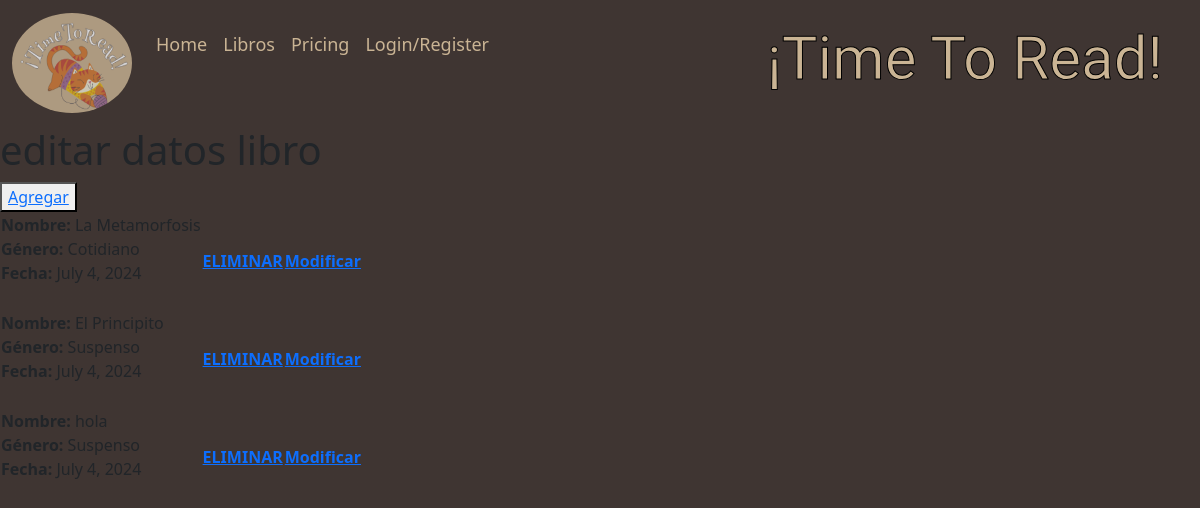
/proyecto/libro_del/7 (signed in), run on the app's committed database.
### proyecto/models.py (models this page shows)
class Libro(models.Model):
    nombre          = models.CharField(primary_key=True, max_length=60)
    fecha           = models.DateField(blank=False, null=False)
    id_genero       = models.ForeignKey('genero',on_delete=models.CASCADE, db_column='idGenero')
    activo          = models.IntegerField()

class Genero(models.Model):
    id_genero = models.AutoField(db_column='idGenero', primary_key=True)
    genero = models.CharField(max_length=20, blank=False, null=False)

### proyecto/views.py (the view)
# urls.py: path('libro_del/<str:pk>', views.libros_del, name='libro_del'),
@login_required
def libros_del(request,pk):
    context={}
    try:
        libro=Libro.objects.get(nombre=pk)
        libro.delete()
        mensaje="Bien, datos eliminados..."
        libros = Libro.objects.all()
        context = {'libros': libros, 'mensaje': mensaje}
        return render (request, 'proyecto/libro_list.html', context)
    except:
        mensaje = "No hay libros disponibles..."
        libros = Libro.objects.all()
        context = {'libros': libros, 'mensaje': mensaje}
        return render (request, 'proyecto/libro_list.html', context)

### proyecto/templates/proyecto/libro_list.html (shortened to what this page needs)
<!doctype html>
<html lang="es">
  <head>
    {% load static %}
    <link href="https://cdn.jsdelivr.net/npm/bootstrap@5.3.3/dist/css/bootstrap.min.css" rel="stylesheet">
    <link rel="stylesheet" href="{% static 'css/fondoTitulos.css' %}">
    <link rel="stylesheet" href="{% static 'css/logo.css' %}">
    <link rel="stylesheet" href="{% static 'css/letras.css' %}">
    <link rel="stylesheet" href="{% static 'css/fondo.css' %}">
  </head>
  <body>
    <nav class="navbar navbar-expand-lg bg-transparent" >
      <div class="container-fluid">
        <a class="navbar-brand" href="#">
        <img src="{% static 'img/logo1.png' %}">
        </a>
        <div class="collapse navbar-collapse" id="navbarNav">
          <ul class="navbar-nav">
            <li class="nav-item">
              <a class="nav-link" aria-current="page" href="{% url 'inicio' %}">Home</a>
            </li>
            <li class="nav-item">
              <a class="nav-link" href="{% url 'portadas' %}">Libros</a>
            </li>
            <li class="nav-item">
              <a class="nav-link" href="#">Pricing</a>
            </li>
            <li class="nav-item">
              <a class="nav-link " href="login.html">Login/Register</a>
            </li>
            <li class="titulo">
              <h1 id="timetoread">¡Time To Read!</h1>
            </li>
          </ul>
        </div>
      </div>
    </nav>
    <div class="editar_datos">
      <h1>editar datos libro</h1>
      <button type="button">
        <a href="{% url 'librosAdd' %}">Agregar</a>
      </button>
    </div>
    <table>
      {% if libros %}
        {% for x in libros %}
      <td>
        <strong>Nombre:</strong> {{ x.nombre }}<br>
        <strong>Género:</strong> {{ x.id_genero.genero }}<br>
        <strong>Fecha:</strong> {{ x.fecha }}<br>
              <br>
            <th> <a href="{% url 'libro_del' pk=x.nombre %}">ELIMINAR</a>
            <th> <a href="{% url 'libros_findEdit' pk=x.nombre %}">Modificar</a>
          {% endfor %}
        {% endif %}
    </table>
</body>
</html>

### proyecto/static/css/fondoTitulos.css (style rules this page uses)
.navbar-brand img { width: 120px; height: 100px; background-image: linear-gradient( rgba(0,0,0,0.2), rgba(0,0,0,0.2)); border-radius: 50%; opacity: 0.8 ; }
.nav-item { font-size: 18px; }
.titulo h1 { margin-left: 270px; }

### proyecto/static/css/letras.css (style rules this page uses)
.nav-link { color:rgb(202, 180, 148); }
#timetoread { font-family: "Lilita One", sans-serif; font-size: 60px; text-align: center; color: rgb(202, 180, 148); -webkit-text-stroke: 1px black; }

### proyecto/static/css/fondo.css (style rules this page uses)
body { background-color: #d3b2a7; background-image: linear-gradient( rgba(0,0,0,0.7), rgba(0,0,0,0.7)); background-size: cover; background-position: center bottom; background-repeat: no-repeat; background-attachment: fixed; transition: background-image 0.9s ease; }

### data on the page
Libro: nombre "La Metamorfosis", id_genero.genero "Cotidiano", fecha "July 4, 2024"
Libro: nombre "El Principito", id_genero.genero "Suspenso", fecha "July 4, 2024"
Libro: nombre "hola", id_genero.genero "Suspenso", fecha "July 4, 2024"
